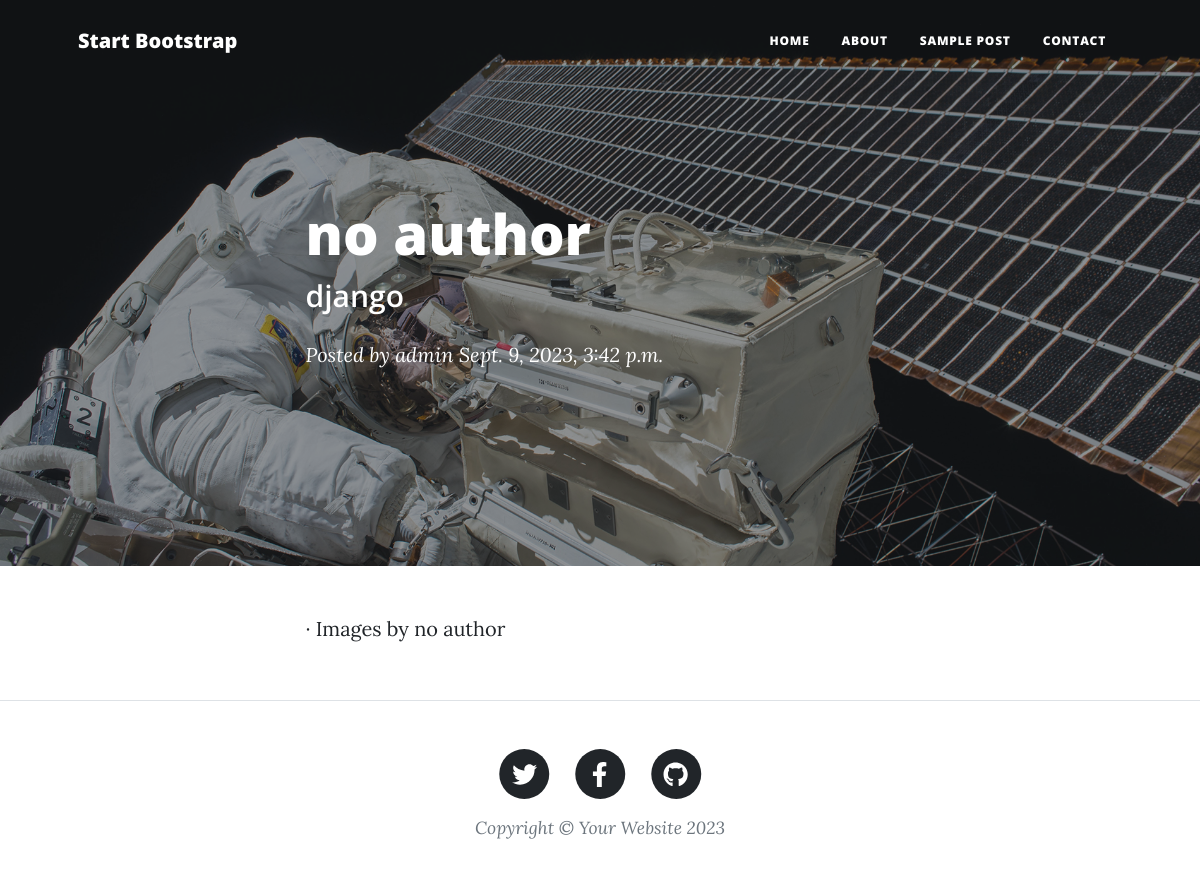
The app's page /blog/6 with its own data.
### posts/models.py (models this page shows)
class Post(models.Model):
    author = models.ForeignKey(User,related_name='post_author' , on_delete=models.SET_NULL,null=True)
    title = models.CharField(max_length=150)
    content = models.TextField(max_length=30000)
    image = models.ImageField(upload_to='posts')
    publish_date = models.DateTimeField(default=timezone.now)
    tags = TaggableManager()

### posts/views2.py (the view)
# urls.py: path('blog/<int:pk>', PostDetail.as_view()),
class PostDetail(generic.DetailView):
    model = Post

### posts/templates/posts/post_detail.html (shortened to what this page needs)
{% load static %}
<!DOCTYPE html>
<html lang="en">
    <head>
        <link href="{% static 'css/styles.css' %}" rel="stylesheet" />
    </head>
    <body>
        <nav class="navbar navbar-expand-lg navbar-light" id="mainNav">
            <div class="container px-4 px-lg-5">
                <a class="navbar-brand" href="index.html">Start Bootstrap</a>
                <div class="collapse navbar-collapse" id="navbarResponsive">
                    <ul class="navbar-nav ms-auto py-4 py-lg-0">
                        <li class="nav-item"><a class="nav-link px-lg-3 py-3 py-lg-4" href="index.html">Home</a></li>
                        <li class="nav-item"><a class="nav-link px-lg-3 py-3 py-lg-4" href="about.html">About</a></li>
                        <li class="nav-item"><a class="nav-link px-lg-3 py-3 py-lg-4" href="post.html">Sample Post</a></li>
                        <li class="nav-item"><a class="nav-link px-lg-3 py-3 py-lg-4" href="contact.html">Contact</a></li>
                    </ul>
                </div>
            </div>
        </nav>
        <header class="masthead" style="background-image: url('{% static 'assets/img/post-bg.jpg' %}')">
            <div class="container position-relative px-4 px-lg-5">
                <div class="row gx-4 gx-lg-5 justify-content-center">
                    <div class="col-md-10 col-lg-8 col-xl-7">
                        <div class="post-heading">
                            <h1>{{post.title}}</h1>
                            <h2 class="subheading">{{post.content}}</h2>
                            <span class="meta">
                                Posted by
                                <a href="#!">{{post.author}}</a>
                                {{post.publish_date}}
                            </span>
                        </div>
                    </div>
                </div>
            </div>
        </header>
        <article class="mb-4">
            <div class="container px-4 px-lg-5">
                <div class="row gx-4 gx-lg-5 justify-content-center">
                    <div class="col-md-10 col-lg-8 col-xl-7">
                            &middot; Images by
                            <a href="{{post.image.url}}">{{post.title}}</a>
                    </div>
                </div>
            </div>
        </article>
        <footer class="border-top">
            <div class="container px-4 px-lg-5">
                <div class="row gx-4 gx-lg-5 justify-content-center">
                    <div class="col-md-10 col-lg-8 col-xl-7">
                        <ul class="list-inline text-center">
                            <li class="list-inline-item">
                                <a href="#!">
                                    <span class="fa-stack fa-lg">
                                        <i class="fas fa-circle fa-stack-2x"></i>
                                        <i class="fab fa-twitter fa-stack-1x fa-inverse"></i>
                                    </span>
                                </a>
                            </li>
                            <li class="list-inline-item">
                                <a href="#!">
                                    <span class="fa-stack fa-lg">
                                        <i class="fas fa-circle fa-stack-2x"></i>
                                        <i class="fab fa-facebook-f fa-stack-1x fa-inverse"></i>
                                    </span>
                                </a>
                            </li>
                            <li class="list-inline-item">
                                <a href="#!">
                                    <span class="fa-stack fa-lg">
                                        <i class="fas fa-circle fa-stack-2x"></i>
                                        <i class="fab fa-github fa-stack-1x fa-inverse"></i>
                                    </span>
                                </a>
                            </li>
                        </ul>
                        <div class="small text-center text-muted fst-italic">Copyright &copy; Your Website 2023</div>
                    </div>
                </div>
            </div>
        </footer>
    </body>
</html>

### records on screen
Post: title "no author", content "django", author "admin", publish_date "Sept. 9, 2023, 3:42 p.m."
